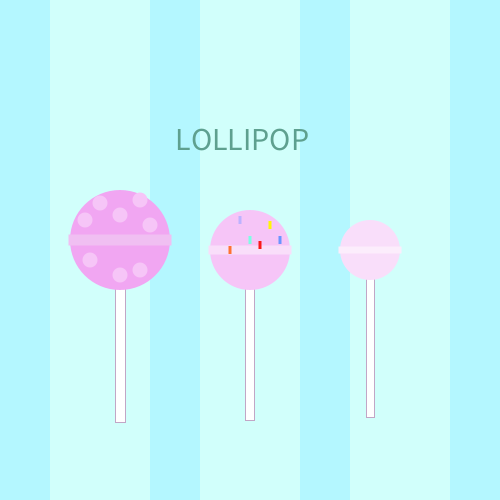
Frame 1 (no input)
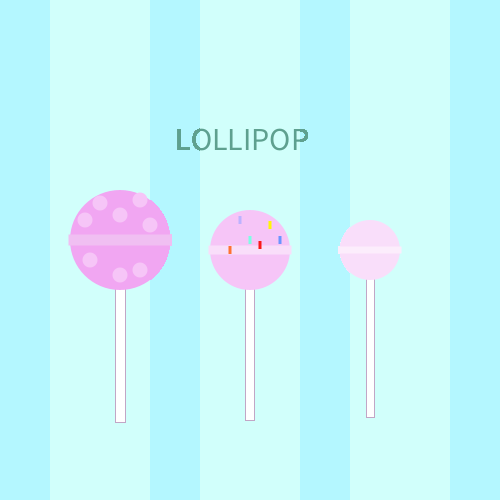
Frame 60 (the mouse pressed at the canvas centre just before this capture)
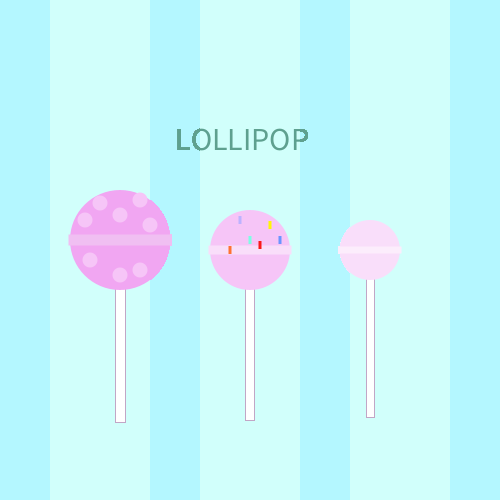
Frame 120 (the mouse held since frame 60 and released just before this capture)

The Processing sketch that drew these frames (run headless with seeded random() and noise(); from frame 60 on, the mouse is pressed at the canvas centre):

// Processing sketch: Drawing1
// ── Drawing1.pde
 int rect = 250;
 int recth1 = 500;
  int rectw1 = 100;
 int recth2 = 8;
 int rectw2 = 3;
  int ewh = 15;

void setup()
{
  size(500, 500);
  background(#B4F7FF);
  println(width); 
  println(height);
  //fill(#5EA08F);
  //textSize(32);
  //text("TASTYPOP", 175, 150); 
 
}
void draw()
{
  //background
  noStroke();
  fill(#D1FFFB);
  rectMode(CENTER);
  rect(rectw1, rect, rectw1, recth1); 
  fill(#D1FFFB);
  rectMode(CENTER);
  rect(rect, rect, rectw1, recth1);
  fill(#D1FFFB);
  rectMode(CENTER);
  rect(400, rect, rectw1, recth1);
  fill(#5EA08F);
  textSize(32);
  text("LOLLIPOP", 175, 150); 
  
  noStroke();
  //middlelolli1pop
  //rod
  stroke(0);
  stroke(#C2A6C6);
  fill(#FFFFFF);
  rectMode(CENTER);
  rect(rect, 320, 9, 200); //x,y,width,height
  //circle
  fill(#F6C5F7);
  //stroke(#C479C4);
  //strokeWeight(2);
  noStroke();
  ellipseMode(CENTER); 
  ellipse(width/2, height/2, 80, 80); 
  noStroke();
  //rod2
  //noStroke();
  fill(#F9DEFA);
  rectMode(CENTER);
  rect(rect, rect, 83, 9);
  
  fill(#7CFFE4);
  rectMode(CENTER);
  rect(rect, 240, rectw2, recth2);
  fill(#BDB2FF);
  rectMode(CENTER);
  rect(240, 220, rectw2, recth2);
  fill(#FF7231);
  rectMode(CENTER);
  rect(230, rect, rectw2, recth2);
  fill(#FA1919);
  rectMode(CENTER);
  rect(260, 245, rectw2, recth2);
  fill(#FFF703);
  rectMode(CENTER);
  rect(270, 225, rectw2, recth2);
  fill(#6A95FF);
  rectMode(CENTER);
  rect(280, 240, rectw2, recth2);

  //Left lollipop
  //noStroke();
  stroke(0);
  stroke(#C2A6C6);
  fill(#FFFFFF);
  rectMode(CENTER);
  rect(120, 320, 10, 205);
  fill(#F1A6F2);
  //stroke(#C479C4);
  //strokeWeight(2);
  noStroke();
  ellipseMode(CENTER); 
  ellipse(120, 240, rectw1, rectw1); 
  fill(#F0BFF2);
  rectMode(CENTER);
  rect(120, 240, 103, 11);
  noStroke();

    fill(#F6C5F7);
    ellipseMode(CENTER); 
    ellipse(150, 225, ewh, ewh); 
    fill(#F6C5F7);
    ellipseMode(CENTER); 
    ellipse(120, 215, ewh, ewh); 
    fill(#F6C5F7);
    ellipseMode(CENTER); 
    ellipse(90, 260, ewh, ewh); 
    fill(#F6C5F7);
    ellipseMode(CENTER); 
    ellipse(140, 270, ewh, ewh); 
    fill(#F6C5F7);
    ellipseMode(CENTER); 
    ellipse(140, 200, ewh, ewh); 
    fill(#F6C5F7);
    ellipseMode(CENTER); 
    ellipse(rectw1, 203, ewh, ewh);
    fill(#F6C5F7);
    ellipseMode(CENTER); 
    ellipse(85, 220, ewh, ewh);
    fill(#F6C5F7);
    ellipseMode(CENTER); 
    ellipse(120, 275, ewh, ewh);


  //RightLollipop
  //noStroke();
  stroke(0);
  stroke(#C2A6C6);
  fill(#FFFFFF);
  rectMode(CENTER);
  rect(370, 320, 8, 195); //x,y,width,height
  //circle
  noStroke();
  fill(#F9DEFA);
  //stroke(#C479C4);
  //strokeWeight(2);
  ellipseMode(CENTER); 
  ellipse(370, height/2, 60, 60); 
  //rod2
  noStroke();
  fill(#FCEDFC);
  rectMode(CENTER);
  rect(370, rect, 63, 7);
}
